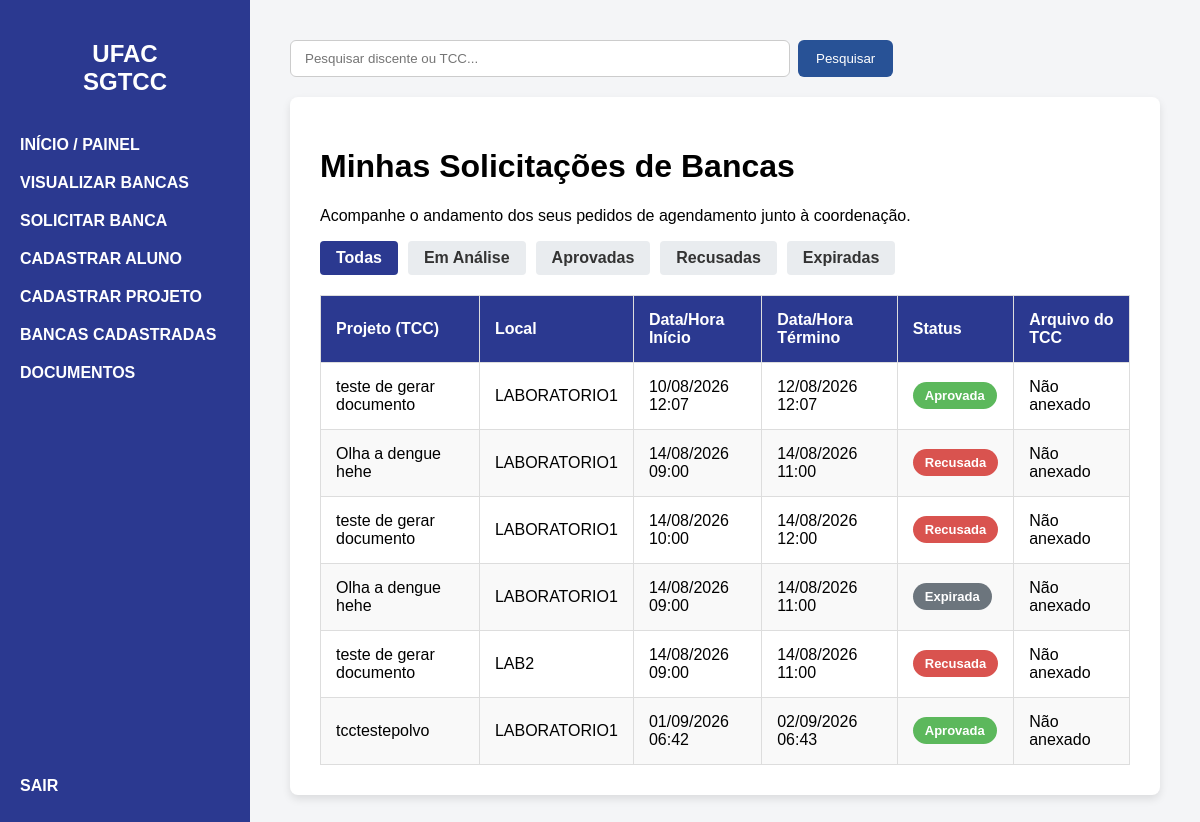
Screenshot of /bancas/ (signed in) with the database file from the repository.
### bancasapp/models.py (models this page shows, shortened)
class SolicitacaoAgendamento(models.Model):
    STATUS_SOLICITACAO = (
        ('EM_ANÁLISE', 'Em Análise'),
        ('APROVADA', 'Aprovada'),
        ('RECUSADA', 'Recusada'),
        ('EXPIRADA', 'Expirada'),
    )
    usuario_solicitante = models.ForeignKey(
        pUsuario,
        on_delete=models.CASCADE,
        related_name='solicitacoes_enviadas'
    )
    projeto_tcc = models.ForeignKey(
        ProjetoTCC,
        on_delete=models.CASCADE
    )
    espaco = models.ForeignKey(
        EspacoFisico,
        on_delete=models.PROTECT
    )
    opcao_data_inicio = models.DateTimeField()
    opcao_data_fim = models.DateTimeField()
    arquivo_tcc = models.FileField(
        upload_to='tcc/solicitacoes/%Y/%m/',
        validators=[
            FileExtensionValidator(
                allowed_extensions=['pdf']
            )
        ],
        blank=True,
        verbose_name='Arquivo do TCC'
    )
    status = models.CharField(
        max_length=15,
        choices=STATUS_SOLICITACAO,
        default='EM_ANÁLISE'
    )
    data_solicitacao = models.DateTimeField(
        default=timezone.now,
        editable=False
    )
    data_decisao = models.DateTimeField(
        null=True,
        blank=True,
        editable=False
    )
    decidida_por = models.ForeignKey(
        User,
        on_delete=models.SET_NULL,
        null=True,
        blank=True,
        related_name='solicitacoes_decididas',
        editable=False
    )
    motivo_decisao = models.TextField(
        blank=True
    )

class ProjetoTCC(models.Model):
    STATUS_TIPO = (
        ('EM_ANÁLISE', 'Em Análise'),
        ('APROVADO', 'Aprovado'),
        ('RECUSADA', 'Recusada'),
    )
    titulo = models.CharField(max_length=255)
    resumo = models.TextField()
    semestre_letivo = models.CharField(max_length=6)
    discente = models.ForeignKey(Discente, on_delete=models.CASCADE)
    status = models.CharField(max_length=15, choices=STATUS_TIPO, default='EM_ANÁLISE')

class EspacoFisico(models.Model):
    nome = models.CharField(
        max_length=255
    )
    ativo = models.BooleanField(
        default=True
    )
    class Meta:
        ordering = ['nome']
        verbose_name = 'Espaço físico'
        verbose_name_plural = 'Espaços físicos'

### bancasapp/views.py (the view)
# urls.py: path('bancas/', views.visualizar_bancas, name='visualizar_bancas'),
@usuario_interno_required
def visualizar_bancas(request):
    expirar_solicitacoes_vencidas()
    consulta = (
        SolicitacaoAgendamento.objects
        .select_related(
            'projeto_tcc',
            'projeto_tcc__discente',
            'espaco',
            'usuario_solicitante',
            'usuario_solicitante__usuario'
        )
    )
    if usuario_e_coordenacao(request.user):
        solicitacoes = consulta.all()
    else:
        perfil_logado = pUsuario.objects.get(
            usuario=request.user,
            perfil='DOCENTE'
        )
        solicitacoes = (
            consulta
            .filter(
                Q(
                    usuario_solicitante=perfil_logado
                )
                | Q(
                    composicao_banca__orientador=(
                        perfil_logado
                    )
                )
                | Q(
                    composicao_banca__coorientador=(
                        perfil_logado
                    )
                )
                | Q(
                    composicao_banca__avaliador_interno=(
                        perfil_logado
                    )
                )
                | Q(
                    composicao_banca__segundo_avaliador_interno=(
                        perfil_logado
                    )
                )
            )
            .distinct()
        )
    status_filtro = request.GET.get('status')
    status_validos = {
        valor
        for valor, nome
        in SolicitacaoAgendamento.STATUS_SOLICITACAO
    }
    if status_filtro in status_validos:
        solicitacoes = solicitacoes.filter(
            status=status_filtro
        )
    else:
        status_filtro = None
    contexto = {
        'solicitacoes': solicitacoes,
        'status_atual': status_filtro,
    }
    return render(
        request,
        'visualizar_bancas.html',
        contexto
    )

### bancasapp/permissions.py (called while the page is built, shortened)
def usuario_e_coordenacao(user):
    if not user.is_authenticated:
        return False
    return (
        user.is_superuser
        or pUsuario.objects.filter(
            usuario=user,
            perfil='COORDENACAO'
        ).exists()
    )

def usuario_e_docente(user):
    if not user.is_authenticated:
        return False
    return pUsuario.objects.filter(
        usuario=user,
        perfil='DOCENTE'
    ).exists()

def usuario_interno_required(view_func):
    @login_required(login_url='login')
    @wraps(view_func)
    def wrapper(request, *args, **kwargs):
        usuario_permitido = (
            usuario_e_coordenacao(request.user)
            or usuario_e_docente(request.user)
        )
        if usuario_permitido:
            return view_func(request, *args, **kwargs)
    return wrapper

### bancasapp/services.py (called while the page is built)
def expirar_solicitacoes_vencidas():
    return (
        SolicitacaoAgendamento.objects
        .filter(
            status='EM_ANÁLISE',
            opcao_data_inicio__lte=timezone.now(),
        )
        .update(
            status='EXPIRADA'
        )
    )

### templates/visualizar_bancas.html (shortened to what this page needs)
{% extends 'base.html' %}
{% block content %}
    <div class="table-container">
        <h1>Minhas Solicitações de Bancas</h1>
        <p>
            Acompanhe o andamento dos seus pedidos de agendamento
            junto à coordenação.
        </p>
        <div class="filter-menu">
            <a
                href="{% url 'visualizar_bancas' %}"
                class="btn-filter {% if not status_atual %}active{% endif %}"
            >
                Todas
            </a>
            <a
                href="{% url 'visualizar_bancas' %}?status=EM_ANÁLISE"
                class="btn-filter {% if status_atual == 'EM_ANÁLISE' %}active{% endif %}"
            >
                Em Análise
            </a>
            <a
                href="{% url 'visualizar_bancas' %}?status=APROVADA"
                class="btn-filter {% if status_atual == 'APROVADA' %}active{% endif %}"
            >
                Aprovadas
            </a>
            <a
                href="{% url 'visualizar_bancas' %}?status=RECUSADA"
                class="btn-filter {% if status_atual == 'RECUSADA' %}active{% endif %}"
            >
                Recusadas
            </a>
            <a
                href="{% url 'visualizar_bancas' %}?status=EXPIRADA"
                class="btn-filter {% if status_atual == 'EXPIRADA' %}active{% endif %}"
            >
                Expiradas
            </a>
        </div>
        <table>
            <thead>
                <tr>
                    <th>Projeto (TCC)</th>
                    <th>Local</th>
                    <th>Data/Hora Início</th>
                    <th>Data/Hora Término</th>
                    <th>Status</th>
                    <th>Arquivo do TCC</th>
                </tr>
            </thead>
            <tbody>
                {% for solicitacao in solicitacoes %}
                    <tr>
                        <td>
                            {{ solicitacao.projeto_tcc.titulo }}
                        </td>
                        <td>
                            {{ solicitacao.espaco.nome }}
                        </td>
                        <td>
                            {{ solicitacao.opcao_data_inicio|date:"d/m/Y H:i" }}
                        </td>
                        <td>
                            {{ solicitacao.opcao_data_fim|date:"d/m/Y H:i" }}
                        </td>
                        <td>
                            {% if solicitacao.status == 'EM_ANÁLISE' %}
                                <span class="status-badge status-analise">
                                    Em Análise
                                </span>
                            {% elif solicitacao.status == 'APROVADA' %}
                                <span class="status-badge status-aprovada">
                                    Aprovada
                                </span>
                            {% elif solicitacao.status == 'EXPIRADA' %}
                                <span class="status-badge status-expirada">
                                    Expirada
                                </span>
                            {% else %}
                                <span class="status-badge status-recusada">
                                    Recusada
                                </span>
                            {% endif %}
                        </td>
                        <td>
                            {% if solicitacao.arquivo_tcc %}
                                <a
                                    href="{% url 'baixar_tcc_solicitacao' solicitacao.id %}"
                                    class="btn-download"
                                >
                                    BAIXAR PDF
                                </a>
                            {% else %}
                                Não anexado
                            {% endif %}
                        </td>
                    </tr>
                {% endfor %}
            </tbody>
        </table>
    </div>
{% endblock %}

### templates/base.html (shortened to what this page needs)
{% load static %}
<!DOCTYPE html>
<html lang="pt-br">
<head>
    <link rel="stylesheet" href="{% static 'css/style.css' %}">
</head>
<body>
    <div class="sidebar">
        <h2>UFAC<br>SGTCC</h2>
        <a href="{% url 'dashboard' %}">INÍCIO / PAINEL</a>
        <a href="{% url 'visualizar_bancas' %}">VISUALIZAR BANCAS</a>
        <a href="{% url 'solicitar_banca' %}">SOLICITAR BANCA</a>
        <a href="{% url 'cadastrar_aluno' %}">CADASTRAR ALUNO</a>
        <a href="{% url 'cadastrar_projeto' %}">CADASTRAR PROJETO</a>
        <a href="{% url 'meus_tccs' %}">BANCAS CADASTRADAS</a>
        <a href="{% url 'documentos' %}">DOCUMENTOS</a>
        <div class="footer-menu">
            <a href="#">SAIR</a>
        </div>
    </div>
    <div class="content">
            <form action="{% url 'pesquisar' %}" method="GET" class="barra-pesquisa">
                <input
                    type="text"
                    name="q"
                    placeholder="Pesquisar discente ou TCC..."
                    value="{{ request.GET.q }}"
                >
                <button type="submit">Pesquisar</button>
            </form>
        {% block content %}
        {% endblock %}
    </div>
</body>
</html>

### static/css/style.css (style rules this page uses)
body { margin: 0; font-family: Arial, sans-serif; display: flex; height: 100vh; background-color: #f4f5f7; }
.sidebar { width: 250px; background-color: #2b3990; color: white; padding: 20px; display: flex; flex-direction: column; }
.sidebar h2 { text-align: center; margin-bottom: 40px; }
.sidebar a { color: white; text-decoration: none; display: block; margin-bottom: 20px; font-weight: bold; }
.footer-menu { margin-top: auto; }
.content { flex-grow: 1; padding: 40px; overflow-y: auto; }
.table-container { background-color: white; padding: 30px; border-radius: 8px; box-shadow: 0 4px 8px rgba(0, 0, 0, 0.1); }
table { width: 100%; border-collapse: collapse; margin-top: 20px; }
table th, table td { border: 1px solid #ddd; padding: 15px; text-align: left; }
table th { background-color: #2b3990; color: white; }
table tr:nth-child(even) { background-color: #f9f9f9; }
.status-badge { padding: 6px 12px; border-radius: 20px; font-size: 13px; font-weight: bold; color: white; text-align: center; display: inline-block; }
.status-aprovada { background-color: #5cb85c; }
.status-recusada { background-color: #d9534f; }
.status-badge.status-expirada { background-color: #6c757d; color: white; }
.filter-menu { margin-bottom: 20px; display: flex; gap: 10px; }
.btn-filter { padding: 8px 16px; text-decoration: none; color: #333; background-color: #e9ecef; border-radius: 4px; font-weight: bold; transition: background-color 0.3s; }
.btn-filter.active { background-color: #2b3990; color: white; }
.barra-pesquisa { display: flex; gap: 8px; margin-bottom: 20px; }
.barra-pesquisa input { width: 100%; max-width: 500px; padding: 10px 14px; border: 1px solid #ccc; border-radius: 6px; outline: none; }
.barra-pesquisa button { padding: 10px 18px; border: none; border-radius: 6px; background: #285296; color: white; cursor: pointer; }
* { box-sizing: border-box; }
body { min-height: 100vh; height: auto; }
.sidebar { flex-shrink: 0; }
.content { min-width: 0; }
.table-container, .tabela-container { width: 100%; overflow-x: auto; }
.status-expirada { background-color: #6c757d; }

### rows the page displays
SolicitacaoAgendamento: projeto_tcc.titulo "teste de gerar documento", espaco.nome "LABORATORIO1", opcao_data_inicio "10/08/2026 12:07", opcao_data_fim "12/08/2026 12:07", status "Aprovada", arquivo_tcc "Não anexado"
SolicitacaoAgendamento: projeto_tcc.titulo "Olha a dengue hehe", espaco.nome "LABORATORIO1", opcao_data_inicio "14/08/2026 09:00", opcao_data_fim "14/08/2026 11:00", status "Recusada", arquivo_tcc "Não anexado"
SolicitacaoAgendamento: projeto_tcc.titulo "teste de gerar documento", espaco.nome "LABORATORIO1", opcao_data_inicio "14/08/2026 10:00", opcao_data_fim "14/08/2026 12:00", status "Recusada", arquivo_tcc "Não anexado"
SolicitacaoAgendamento: projeto_tcc.titulo "Olha a dengue hehe", espaco.nome "LABORATORIO1", opcao_data_inicio "14/08/2026 09:00", opcao_data_fim "14/08/2026 11:00", status "Expirada", arquivo_tcc "Não anexado"
SolicitacaoAgendamento: projeto_tcc.titulo "teste de gerar documento", espaco.nome "LAB2", opcao_data_inicio "14/08/2026 09:00", opcao_data_fim "14/08/2026 11:00", status "Recusada", arquivo_tcc "Não anexado"
SolicitacaoAgendamento: projeto_tcc.titulo "tcctestepolvo", espaco.nome "LABORATORIO1", opcao_data_inicio "01/09/2026 06:42", opcao_data_fim "02/09/2026 06:43", status "Aprovada", arquivo_tcc "Não anexado"
